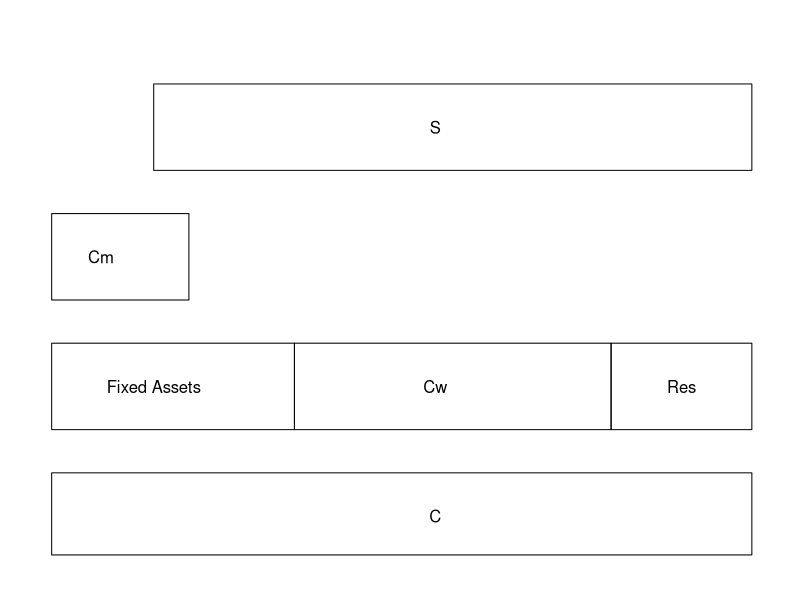

Here is the R script that generated this plot:
## ---- chunk 1
par(mar = c(1, 1, 1, 1))
plot(x = rep(x = 1, times = 10), y = 1:10, type = 'n', xlim = c(0, 2),
  bty = 'n', axes = FALSE, ylim = c(0, 1.2), ylab = '', xlab = '')

rect(xleft = 0.01, ybottom = 0.01, xright = 2, ytop = 0.2)
rect(xleft = 0.01, ybottom = 0.3, xright = 0.7, ytop = 0.5)
rect(xleft = 0.7, ybottom = 0.3, xright = 1.6, ytop = 0.5)
rect(xleft = 1.6, ybottom = 0.3, xright = 2, ytop = 0.5)
rect(xleft = 0.01, ybottom = 0.6, xright = 0.4, ytop = 0.8)
rect(xleft = 0.3, ybottom = 0.9, xright = 2, ytop = 1.1)



text(x = 1.1, y = 0.1, label = 'C', cex = 1)
text(x = 0.3, y = 0.4, label = 'Fixed Assets', cex = 1)
text(x = 1.1, y = 0.4, label = 'Cw', cex = 1)
text(x = 1.8, y = 0.4, label = 'Res', cex = 1)
text(x = 0.15, y = 0.7, label = 'Cm', cex = 1)
text(x = 1.1, y = 1, label = 'S', cex = 1)

